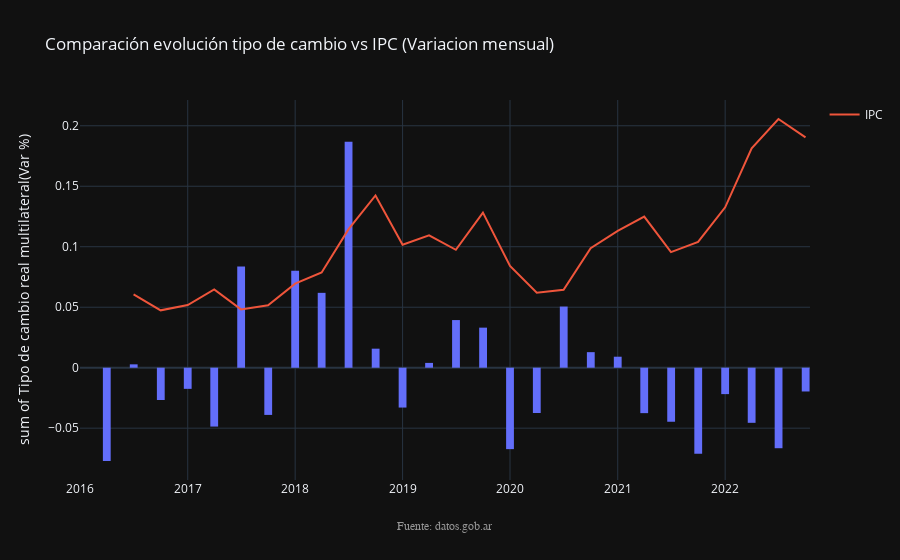

Notebook source saved alongside this figure:
### Code cell
fig = px.histogram(tipo_de_cambio2, x="indice_tiempo", y="Tipo de cambio real multilateral(Var %)", title="Comparación evolución tipo de cambio vs IPC (Variacion mensual)",
                    template="plotly_dark",labels={"indice_tiempo":""})
fig.update_traces(xbins_size="M1", hovertemplate=None)
fig.update_xaxes(showgrid=True)
fig.update_layout(bargap=0.1)
fig.add_trace(go.Scatter(x=tipo_de_cambio2["indice_tiempo"], y=tipo_de_cambio2["IPC general(Var %)"], name="IPC"))
fig.update_layout(hovermode="x unified")
annotations = []
# Source
annotations.append(dict(xref='paper', yref='paper', x=0.5, y=-0.1,
                              xanchor='center', yanchor='top',
                              text='Fuente: datos.gob.ar',
                              font=dict(family='Arial',
                                        size=12,
                                        color='rgb(150,150,150)'),
                              showarrow=False))
fig.update_layout(annotations=annotations)

fig.show()

### Figure 1 — Plotly figure (JSON) as saved in the notebook; plotly's stock layout.template omitted (floating-point values rounded to 4 significant figures)
{"data": [{"alignmentgroup": "True", "bingroup": "x", "histfunc": "sum", "legendgroup": "", "marker": {"color": "#636efa", "pattern": {"shape": ""}}, "name": "", "offsetgroup": "", "orientation": "v", "showlegend": false, "type": "histogram", "x": ["2016-01-01", "2016-04-01", "2016-07-01", "2016-10-01", "2017-01-01", "2017-04-01", "2017-07-01", "2017-10-01", "2018-01-01", "2018-04-01", "2018-07-01", "2018-10-01", "2019-01-01", "2019-04-01", "2019-07-01", "2019-10-01", "2020-01-01", "2020-04-01", "2020-07-01", "2020-10-01", "2021-01-01", "2021-04-01", "2021-07-01", "2021-10-01", "2022-01-01", "2022-04-01", "2022-07-01", "2022-10-01"], "xaxis": "x", "xbins": {"size": "M1"}, "y": [null, -0.07713, 0.002774, -0.02672, -0.01749, -0.04867, 0.08361, -0.03903, 0.08005, 0.06188, 0.1868, 0.01573, -0.03294, 0.00397, 0.03938, 0.03311, -0.06732, -0.03748, 0.05055, 0.01285, 0.009088, -0.03756, -0.04468, -0.07105, -0.02183, -0.04557, -0.06656, -0.01966], "yaxis": "y"}, {"name": "IPC", "type": "scatter", "x": ["2016-01-01", "2016-04-01", "2016-07-01", "2016-10-01", "2017-01-01", "2017-04-01", "2017-07-01", "2017-10-01", "2018-01-01", "2018-04-01", "2018-07-01", "2018-10-01", "2019-01-01", "2019-04-01", "2019-07-01", "2019-10-01", "2020-01-01", "2020-04-01", "2020-07-01", "2020-10-01", "2021-01-01", "2021-04-01", "2021-07-01", "2021-10-01", "2022-01-01", "2022-04-01", "2022-07-01", "2022-10-01"], "y": [null, null, 0.06066, 0.04742, 0.05176, 0.06465, 0.04818, 0.05164, 0.06944, 0.07873, 0.1143, 0.1424, 0.1017, 0.1094, 0.09749, 0.1282, 0.08405, 0.06196, 0.06446, 0.09882, 0.1132, 0.1249, 0.09552, 0.104, 0.1326, 0.1813, 0.2056, 0.1904]}], "layout": {"annotations": [{"font": {"color": "rgb(150,150,150)", "family": "Arial", "size": 12}, "showarrow": false, "text": "Fuente: datos.gob.ar", "x": 0.5, "xanchor": "center", "xref": "paper", "y": -0.1, "yanchor": "top", "yref": "paper"}], "bargap": 0.1, "barmode": "relative", "hovermode": "x unified", "legend": {"tracegroupgap": 0}, "title": {"text": "Comparación evolución tipo de cambio vs IPC (Variacion mensual)"}, "xaxis": {"anchor": "y", "domain": [0, 1], "showgrid": true, "title": {"text": ""}}, "yaxis": {"anchor": "x", "domain": [0, 1], "title": {"text": "sum of Tipo de cambio real multilateral(Var %)"}}}}
